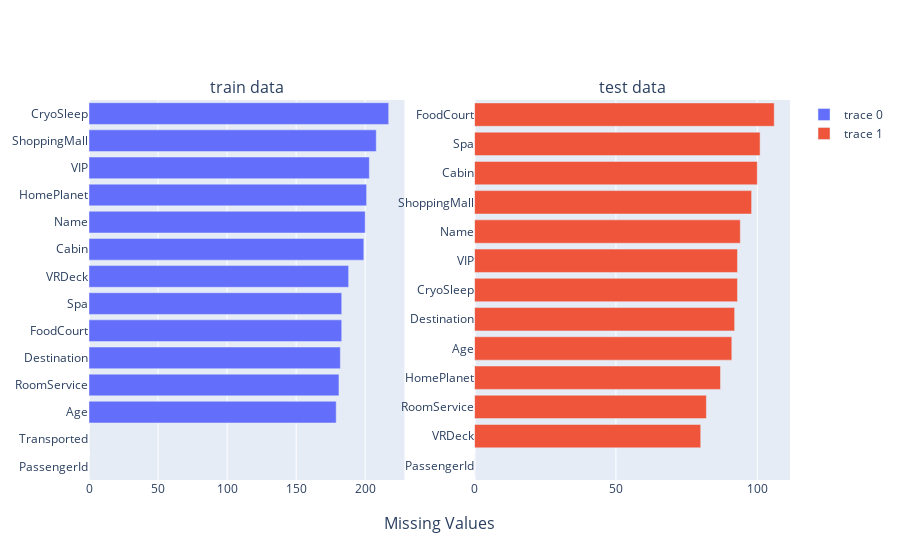

The code cell stored with this chart in its notebook:
### Code cell
# 결측치데이터 - 시각화
fig = make_subplots(rows= 1,
                   cols= 2,
                   column_titles= ["train data", "test data"],
                   x_title= "Missing Values")

fig.add_trace(go.Bar(x= train_null[0], y= train_null.index,
                    orientation="h",),
                    1, 1)
              
fig.add_trace(go.Bar(x= test_null[0], y= test_null.index,
                    orientation="h"),
                    1, 2)          

fig.update_layout()
fig.show()

### Figure 1 — Plotly figure (JSON) as saved in the notebook; plotly's stock layout.template omitted (floating-point values rounded to 4 significant figures)
{"data": [{"orientation": "h", "x": [0, 0, 179, 181, 182, 183, 183, 188, 199, 200, 201, 203, 208, 217], "y": ["PassengerId", "Transported", "Age", "RoomService", "Destination", "FoodCourt", "Spa", "VRDeck", "Cabin", "Name", "HomePlanet", "VIP", "ShoppingMall", "CryoSleep"], "type": "bar", "xaxis": "x", "yaxis": "y"}, {"orientation": "h", "x": [0, 80, 82, 87, 91, 92, 93, 93, 94, 98, 100, 101, 106], "y": ["PassengerId", "VRDeck", "RoomService", "HomePlanet", "Age", "Destination", "CryoSleep", "VIP", "Name", "ShoppingMall", "Cabin", "Spa", "FoodCourt"], "type": "bar", "xaxis": "x2", "yaxis": "y2"}], "layout": {"xaxis": {"anchor": "y", "domain": [0, 0.45], "type": "linear", "range": [0, 228.4], "autorange": true}, "yaxis": {"anchor": "x", "domain": [0, 1], "type": "category", "range": [-0.5, 13.5], "autorange": true}, "xaxis2": {"anchor": "y2", "domain": [0.55, 1], "type": "linear", "range": [0, 111.6], "autorange": true}, "yaxis2": {"anchor": "x2", "domain": [0, 1], "type": "category", "range": [-0.5, 12.5], "autorange": true}, "annotations": [{"font": {"size": 16}, "showarrow": false, "text": "train data", "x": 0.225, "xanchor": "center", "xref": "paper", "y": 1, "yanchor": "bottom", "yref": "paper"}, {"font": {"size": 16}, "showarrow": false, "text": "test data", "x": 0.775, "xanchor": "center", "xref": "paper", "y": 1, "yanchor": "bottom", "yref": "paper"}, {"font": {"size": 16}, "showarrow": false, "text": "Missing Values", "x": 0.5, "xanchor": "center", "xref": "paper", "y": 0, "yanchor": "top", "yref": "paper", "yshift": -30}], "autosize": true}}
